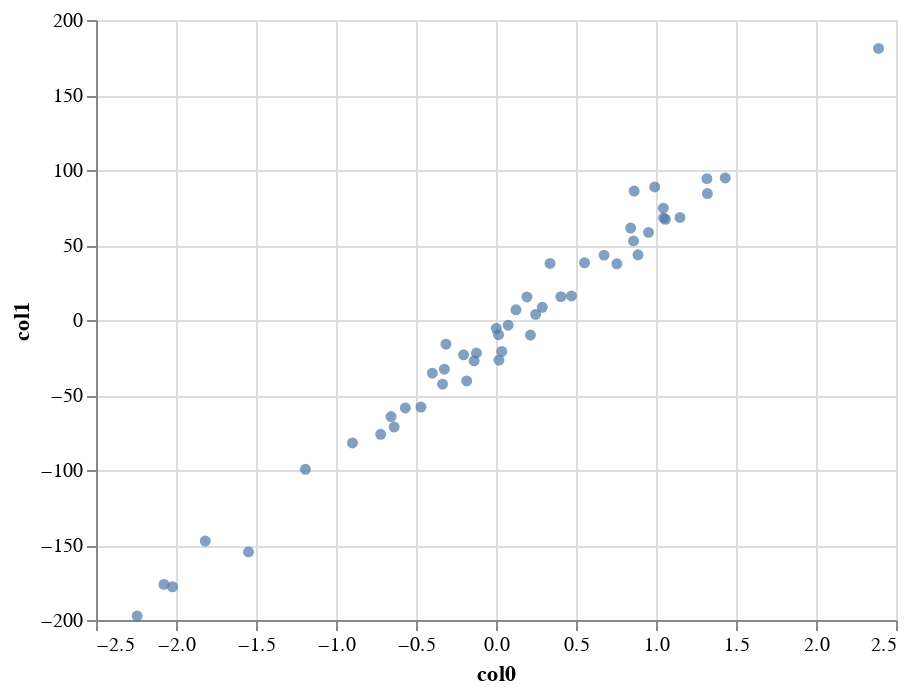

Notebook code for this chart:
### Markdown cell above
## Estimating the coefficient and bias using `LinearRegression` from scikit-learn

<iframe width="560" height="315" src="https://www.youtube.com/embed/zHB36vROG4w" title="YouTube video player" frameborder="0" allow="accelerometer; autoplay; clipboard-write; encrypted-media; gyroscope; picture-in-picture" allowfullscreen></iframe>

### Code cell
X, y, m = make_regression(n_samples=50, n_features=1, noise=10, bias=-14.5, random_state=1234, coef=True)
make_chart(X,y)

### Figure 1 — Vega-Lite specification as saved in the notebook (floating-point values rounded to 4 significant figures)
{"config": {"view": {"continuousWidth": 400, "continuousHeight": 300}}, "data": {"name": "data-4972c5232e06aa65977a9e2f6cdac5c9"}, "mark": "circle", "encoding": {"x": {"field": "col0", "type": "quantitative"}, "y": {"field": "col1", "type": "quantitative"}}, "$schema": "https://vega.github.io/schema/vega-lite/v4.17.0.json", "datasets": {"data-4972c5232e06aa65977a9e2f6cdac5c9": [{"col0": 0.7554, "col1": 37.5}, {"col0": 0.3374, "col1": 37.73}, {"col0": -0.3341, "col1": -42.74}, {"col0": 0.4714, "col1": 16.05}, {"col0": 0.6756, "col1": 43.25}, {"col0": 0.1247, "col1": 6.787}, {"col0": -0.1831, "col1": -40.6}, {"col0": -2.021, "col1": -177.8}, {"col0": -1.191, "col1": -99.51}, {"col0": -0.3228, "col1": -32.77}, {"col0": 1.059, "col1": 67.15}, {"col0": -0.6365, "col1": -71.36}, {"col0": -0.2026, "col1": -23.19}, {"col0": -2.075, "col1": -176.3}, {"col0": 0.4055, "col1": 15.57}, {"col0": -0.7206, "col1": -76.18}, {"col0": 1.15, "col1": 68.37}, {"col0": -0.3127, "col1": -16.14}, {"col0": -0.5664, "col1": -58.66}, {"col0": 0.9919, "col1": 88.68}, {"col0": -0.1368, "col1": -27.2}, {"col0": 0.002118, "col1": -5.532}, {"col0": -2.243, "col1": -197.3}, {"col0": 1.046, "col1": 74.54}, {"col0": -0.1221, "col1": -21.92}, {"col0": 0.2478, "col1": 3.76}, {"col0": 0.8596, "col1": 52.74}, {"col0": 0.0762, "col1": -3.489}, {"col0": 0.01829, "col1": -26.79}, {"col0": 1.433, "col1": 94.71}, {"col0": 0.8872, "col1": 43.45}, {"col0": -1.817, "col1": -147.4}, {"col0": 1.321, "col1": 84.31}, {"col0": 0.2153, "col1": -10.05}, {"col0": -1.547, "col1": -154.6}, {"col0": 0.1934, "col1": 15.36}, {"col0": -0.656, "col1": -64.39}, {"col0": -0.8972, "col1": -81.99}, {"col0": 0.5534, "col1": 38.14}, {"col0": 0.0157, "col1": -9.782}, {"col0": 1.048, "col1": 68.04}, {"col0": 0.03614, "col1": -20.97}, {"col0": 0.9533, "col1": 58.41}, {"col0": 1.318, "col1": 94.24}, {"col0": 2.391, "col1": 181.0}, {"col0": -0.4693, "col1": -58.05}, {"col0": 0.8637, "col1": 85.98}, {"col0": 0.8417, "col1": 61.32}, {"col0": -0.3978, "col1": -35.41}, {"col0": 0.2891, "col1": 8.497}]}}
